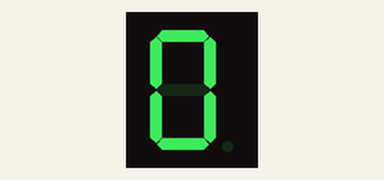
Bench run of a sketch on a simulated Arduino Uno, built with avr-gcc and run on an emulated ATmega328P. Parts: 1-digit seven-segment display. Wiring (inferred from the names in the program): 1-digit 7-segment display, segments lit when HIGH: segments pin 11, pin 12, pin 2, pin 3, pin 4, pin 10, pin 9. The segment pins are drawn as the display they are named for.

Above: at 0.1 s.
At 1.1 s:
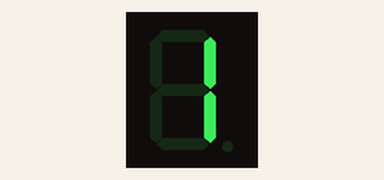
At 2.1 s:
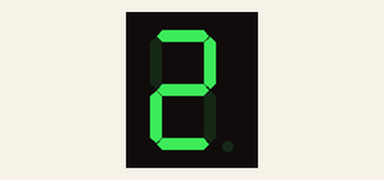
At 5.1 s:
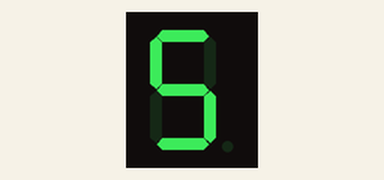
At 7.1 s:
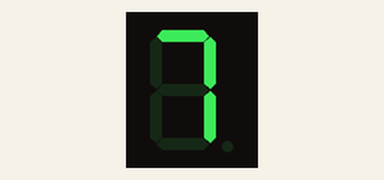
At 10.1 s:
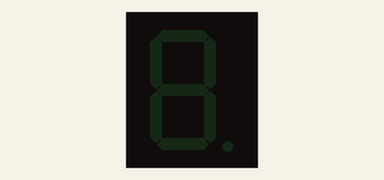

The sketch:

7segment.ino
```cpp
#define A 11
#define B 12
#define C 2
#define D 3
#define E 4
#define F 10
#define G 9
int segments[]={A,B,C,D,E,F,G};
void setup() {
  // put your setup code here, to run once:
for(int i=0;i<=6;i++){
  pinMode(segments[i],OUTPUT);
}
}

void loop() {
  // put your main code here, to run repeatedly:
for(int j=0;j<=10;j++){
  printnumber(j);
  delay(1000);
}
}

void printnumber(int hodnota){
  int data_segmentu[11][7] = {
    {1,1,1,1,1,1,0},  // Vypsání čísla 0
    {0,1,1,0,0,0,0},  // Vypsání čísla 1
    {1,1,0,1,1,0,1},  // Vypsání čísla 2
    {1,1,1,1,0,0,1},  // Vypsání čísla 3
    {0,1,1,0,0,1,1},  // Vypsání čísla 4
    {1,0,1,1,0,1,1},  // Vypsání čísla 5
    {1,0,1,1,1,1,1},  // Vypsání čísla 6
    {1,1,1,0,0,0,0},  // Vypsání čísla 7
    {1,1,1,1,1,1,1},  // Vypsání čísla 8
    {1,1,1,1,0,1,1},  // Vypsání čísla 9
    {0,0,0,0,0,0,0},  // Zhasnutí, voláme indexem 10
    };
  for(int i=0;i<=6;i++){
    digitalWrite(segments[i],data_segmentu[hodnota][i]);
  }
}
```

Measured:
- by itself, everything shown: repeats every 11.0 s, in 11 steps
- what the display in image 1 shows lasts 1.0 s, from 1.0 s to 2.0 s
